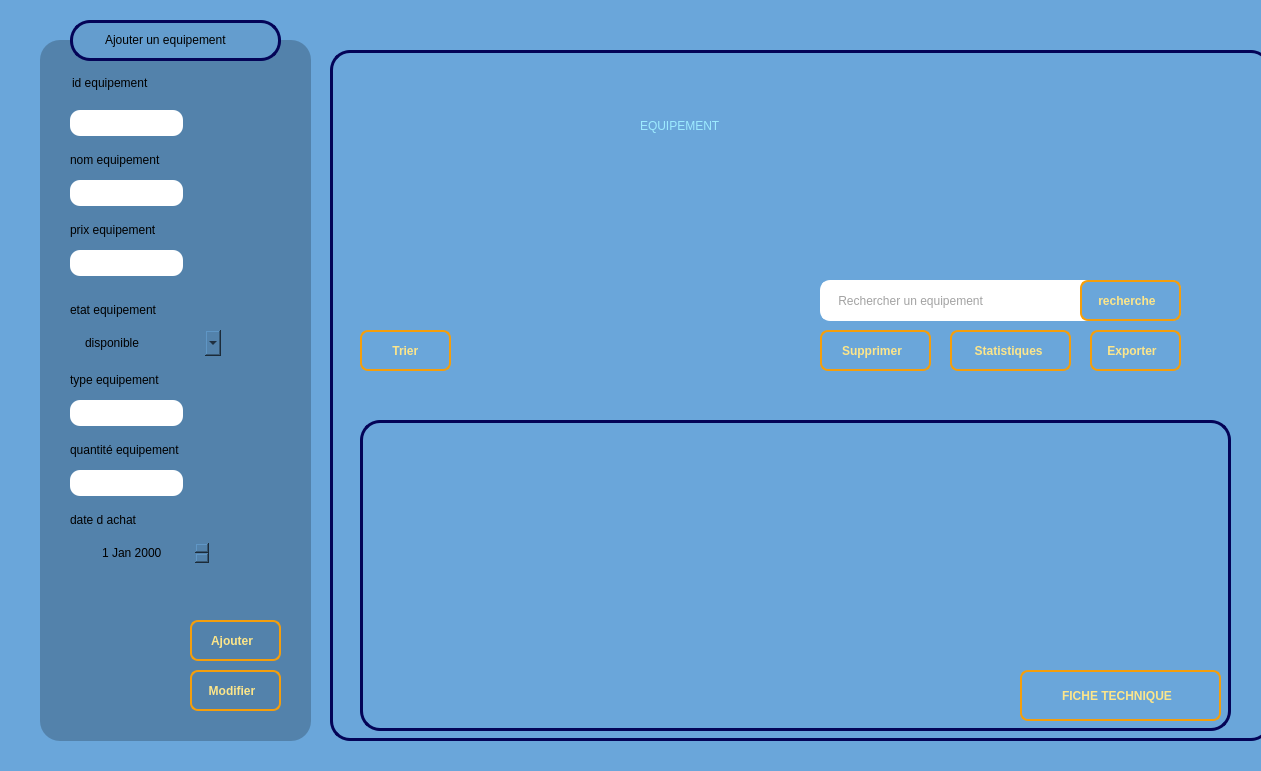
   <widget class="QWidget" name="Formateur_8" native="true">
    <property name="geometry">
     <rect>
      <x>220</x>
      <y>20</y>
      <width>1261</width>
      <height>771</height>
     </rect>
    </property>
    <property name="maximumSize">
     <size>
      <width>2000</width>
      <height>2000</height>
     </size>
    </property>
    <property name="baseSize">
     <size>
      <width>1000</width>
      <height>1000</height>
     </size>
    </property>
    <property name="mouseTracking">
     <bool>false</bool>
    </property>
    <property name="tabletTracking">
     <bool>false</bool>
    </property>
    <property name="autoFillBackground">
     <bool>false</bool>
    </property>
    <property name="styleSheet">
     <string notr="true">background-color: rgb(106, 166, 218);

border-radius:30px;</string>
    </property>
    <widget class="QFrame" name="frame_20">
     <property name="geometry">
      <rect>
       <x>40</x>
       <y>40</y>
       <width>271</width>
       <height>701</height>
      </rect>
     </property>
     <property name="styleSheet">
      <string notr="true">background-color: rgb(58, 196, 255);
background-color: rgb(83, 130, 171);
border-radius:20px;

</string>
     </property>
     <property name="frameShape">
      <enum>QFrame::Shape::NoFrame</enum>
     </property>
     <widget class="QLineEdit" name="idEquipement">
      <property name="geometry">
       <rect>
        <x>30</x>
        <y>70</y>
        <width>113</width>
        <height>26</height>
       </rect>
      </property>
      <property name="styleSheet">
       <string notr="true">background-color: rgb(255, 255, 255);
color: rgb(0, 0, 0);
border-radius:10px;
</string>
      </property>
      <property name="maxLength">
       <number>8</number>
      </property>
     </widget>
     <widget class="QLabel" name="label_prenom_11">
      <property name="geometry">
       <rect>
        <x>30</x>
        <y>180</y>
        <width>181</width>
        <height>20</height>
       </rect>
      </property>
      <property name="text">
       <string>prix equipement</string>
      </property>
     </widget>
     <widget class="QLineEdit" name="nomEquipement">
      <property name="geometry">
       <rect>
        <x>30</x>
        <y>140</y>
        <width>113</width>
        <height>26</height>
       </rect>
      </property>
      <property name="styleSheet">
       <string notr="true">background-color: rgb(255, 255, 255);
border-radius:10px;</string>
      </property>
      <property name="maxLength">
       <number>20</number>
      </property>
     </widget>
     <widget class="QLineEdit" name="prixEquipement">
      <property name="geometry">
       <rect>
        <x>30</x>
        <y>210</y>
        <width>113</width>
        <height>26</height>
       </rect>
      </property>
      <property name="styleSheet">
       <string notr="true">background-color: rgb(255, 255, 255);
border-radius:10px;</string>
      </property>
     </widget>
     <widget class="QPushButton" name="ajouterEquipement">
      <property name="geometry">
       <rect>
        <x>150</x>
        <y>580</y>
        <width>91</width>
        <height>41</height>
       </rect>
      </property>
      <property name="styleSheet">
       <string notr="true">QPushButton {
    background: qlineargradient(x1:0, y1:0, x2:0, y2:1,
                                stop:0 #1E3A8A, 
                                stop:1 #1E40AF);
    color: #FDE68A;
    border: 2px solid #F59E0B;
    border-radius: 8px;
    padding: 8px 15px 8px 8px;
    font-weight: bold;
    spacing: 5px;
}

QPushButton:hover {
    background: qlineargradient(x1:0, y1:0, x2:0, y2:1,
                                stop:0 #F59E0B, 
                                stop:1 #FBBF24);
    color: #1E3A8A;
    border: 2px solid #1E40AF;
}

QPushButton:pressed {
    background: qlineargradient(x1:0, y1:0, x2:0, y2:1,
                                stop:0 #D97706, 
                                stop:1 #F59E0B);
    color: #1E3A8A;
}</string>
      </property>
      <property name="text">
       <string>Ajouter</string>
      </property>
     </widget>
     <widget class="QLabel" name="label_cin_13">
      <property name="geometry">
       <rect>
        <x>30</x>
        <y>110</y>
        <width>201</width>
        <height>20</height>
       </rect>
      </property>
      <property name="text">
       <string>nom equipement</string>
      </property>
     </widget>
     <widget class="QLabel" name="label_prenom_14">
      <property name="geometry">
       <rect>
        <x>30</x>
        <y>260</y>
        <width>181</width>
        <height>20</height>
       </rect>
      </property>
      <property name="text">
       <string>etat equipement</string>
      </property>
     </widget>
     <widget class="QLineEdit" name="typeEquipement">
      <property name="geometry">
       <rect>
        <x>30</x>
        <y>360</y>
        <width>113</width>
        <height>26</height>
       </rect>
      </property>
      <property name="styleSheet">
       <string notr="true">background-color: rgb(255, 255, 255);
border-radius:10px;</string>
      </property>
     </widget>
     <widget class="QLabel" name="label_prenom_15">
      <property name="geometry">
       <rect>
        <x>30</x>
        <y>330</y>
        <width>181</width>
        <height>20</height>
       </rect>
      </property>
      <property name="text">
       <string>type equipement</string>
      </property>
     </widget>
     <widget class="QLineEdit" name="quantiteEquipement">
      <property name="geometry">
       <rect>
        <x>30</x>
        <y>430</y>
        <width>113</width>
        <height>26</height>
       </rect>
      </property>
      <property name="styleSheet">
       <string notr="true">background-color: rgb(255, 255, 255);
border-radius:10px;</string>
      </property>
     </widget>
     <widget class="QLabel" name="label_prenom_16">
      <property name="geometry">
       <rect>
        <x>30</x>
        <y>400</y>
        <width>181</width>
        <height>20</height>
       </rect>
      </property>
      <property name="text">
       <string>quantité equipement</string>
      </property>
     </widget>
     <widget class="QComboBox" name="etatEquipement">
      <property name="geometry">
       <rect>
        <x>40</x>
        <y>290</y>
        <width>141</width>
        <height>26</height>
       </rect>
      </property>
      <item>
       <property name="text">
        <string>disponible</string>
       </property>
      </item>
      <item>
       <property name="text">
        <string>reservé</string>
       </property>
      </item>
      <item>
       <property name="text">
        <string>en panne</string>
       </property>
      </item>
     </widget>
     <widget class="QLabel" name="labelprenom18">
      <property name="geometry">
       <rect>
        <x>30</x>
        <y>470</y>
        <width>181</width>
        <height>20</height>
       </rect>
      </property>
      <property name="text">
       <string>date d achat</string>
      </property>
     </widget>
     <widget class="QDateEdit" name="datEquipement">
      <property name="geometry">
       <rect>
        <x>60</x>
        <y>500</y>
        <width>110</width>
        <height>26</height>
       </rect>
      </property>
     </widget>
     <widget class="QLineEdit" name="lineEdit">
      <property name="geometry">
       <rect>
        <x>30</x>
        <y>30</y>
        <width>113</width>
        <height>26</height>
       </rect>
      </property>
      <property name="text">
       <string>id equipement</string>
      </property>
     </widget>
     <widget class="QPushButton" name="ModifierEquipement">
      <property name="geometry">
       <rect>
        <x>150</x>
        <y>630</y>
        <width>91</width>
        <height>41</height>
       </rect>
      </property>
      <property name="styleSheet">
       <string notr="true">QPushButton {
    background: qlineargradient(x1:0, y1:0, x2:0, y2:1,
                                stop:0 #1E3A8A, 
                                stop:1 #1E40AF);
    color: #FDE68A;
    border: 2px solid #F59E0B;
    border-radius: 8px;
    padding: 8px 15px 8px 8px;
    font-weight: bold;
    spacing: 5px;
}

QPushButton:hover {
    background: qlineargradient(x1:0, y1:0, x2:0, y2:1,
                                stop:0 #F59E0B, 
                                stop:1 #FBBF24);
    color: #1E3A8A;
    border: 2px solid #1E40AF;
}

QPushButton:pressed {
    background: qlineargradient(x1:0, y1:0, x2:0, y2:1,
                                stop:0 #D97706, 
                                stop:1 #F59E0B);
    color: #1E3A8A;
}
</string>
      </property>
      <property name="text">
       <string>Modifier</string>
      </property>
     </widget>
    </widget>
    <widget class="QFrame" name="frame_21">
     <property name="geometry">
      <rect>
       <x>70</x>
       <y>20</y>
       <width>211</width>
       <height>41</height>
      </rect>
     </property>
     <property name="styleSheet">
      <string notr="true">background-color: rgb(100, 157, 206);
border: 3px solid #040457;
border-radius:20px;</string>
     </property>
     <property name="frameShape">
      <enum>QFrame::Shape::NoFrame</enum>
     </property>
     <widget class="QLabel" name="label_embauhe_15">
      <property name="geometry">
       <rect>
        <x>30</x>
        <y>10</y>
        <width>161</width>
        <height>20</height>
       </rect>
      </property>
      <property name="styleSheet">
       <string notr="true">background-color: rgb(100, 157, 206);
border: 2px solid #649dce;
</string>
      </property>
      <property name="text">
       <string>Ajouter un equipement</string>
      </property>
     </widget>
    </widget>
    <widget class="QFrame" name="frame_22">
     <property name="geometry">
      <rect>
       <x>330</x>
       <y>50</y>
       <width>941</width>
       <height>691</height>
      </rect>
     </property>
     <property name="styleSheet">
      <string notr="true">border: 3px solid #040457;
border-radius:20px;
</string>
     </property>
     <property name="frameShape">
      <enum>QFrame::Shape::NoFrame</enum>
     </property>
     <widget class="QLineEdit" name="RechercheEquipement">
      <property name="geometry">
       <rect>
        <x>490</x>
        <y>230</y>
        <width>361</width>
        <height>41</height>
       </rect>
      </property>
      <property name="styleSheet">
       <string notr="true">background-color: rgb(255, 255, 255);
border-radius:10px;
border: 3px solid #ffffff;
color: rgb(162, 162, 162);</string>
      </property>
      <property name="text">
       <string>    Rechercher un equipement</string>
      </property>
     </widget>
     <widget class="QPushButton" name="SupprimerEquipement">
      <property name="geometry">
       <rect>
        <x>490</x>
        <y>280</y>
        <width>111</width>
        <height>41</height>
       </rect>
      </property>
      <property name="styleSheet">
       <string notr="true">QPushButton {
    background: qlineargradient(x1:0, y1:0, x2:0, y2:1,
                                stop:0 #1E3A8A, 
                                stop:1 #1E40AF);
    color: #FDE68A;
    border: 2px solid #F59E0B;
    border-radius: 8px;
    padding: 8px 15px 8px 8px;
    font-weight: bold;
    spacing: 5px;
}

QPushButton:hover {
    background: qlineargradient(x1:0, y1:0, x2:0, y2:1,
                                stop:0 #F59E0B, 
                                stop:1 #FBBF24);
    color: #1E3A8A;
    border: 2px solid #1E40AF;
}

QPushButton:pressed {
    background: qlineargradient(x1:0, y1:0, x2:0, y2:1,
                                stop:0 #D97706, 
                                stop:1 #F59E0B);
    color: #1E3A8A;
}</string>
      </property>
      <property name="text">
       <string>Supprimer</string>
      </property>
      <property name="icon">
       <iconset>
        <normaloff>:/img/poubelle.png</normaloff>:/img/poubelle.png</iconset>
      </property>
     </widget>
     <widget class="QPushButton" name="pushButton_23">
      <property name="geometry">
       <rect>
        <x>30</x>
        <y>280</y>
        <width>91</width>
        <height>41</height>
       </rect>
      </property>
      <property name="styleSheet">
       <string notr="true">QPushButton {
    background: qlineargradient(x1:0, y1:0, x2:0, y2:1,
                                stop:0 #1E3A8A, 
                                stop:1 #1E40AF);
    color: #FDE68A;
    border: 2px solid #F59E0B;
    border-radius: 8px;
    padding: 8px 15px 8px 8px;
    font-weight: bold;
    spacing: 5px;
}

QPushButton:hover {
    background: qlineargradient(x1:0, y1:0, x2:0, y2:1,
                                stop:0 #F59E0B, 
                                stop:1 #FBBF24);
    color: #1E3A8A;
    border: 2px solid #1E40AF;
}

QPushButton:pressed {
    background: qlineargradient(x1:0, y1:0, x2:0, y2:1,
                                stop:0 #D97706, 
                                stop:1 #F59E0B);
    color: #1E3A8A;
}
</string>
      </property>
      <property name="text">
       <string>  Trier</string>
      </property>
      <property name="icon">
       <iconset>
        <normaloff>:/img/trie.png</normaloff>:/img/trie.png</iconset>
      </property>
      <property name="autoRepeatInterval">
       <number>97</number>
      </property>
     </widget>
     <widget class="QPushButton" name="pushButton_24">
      <property name="geometry">
       <rect>
        <x>850</x>
        <y>630</y>
        <width>41</width>
        <height>31</height>
       </rect>
      </property>
      <property name="styleSheet">
       <string notr="true">QPushButton{
background-color: rgb(255, 255, 255);
border-radius:10px;
border: 3px solid #ffffff;
}
QPushButton:hover{
	background-color: rgb(220, 220, 220);
	color: rgb(90, 90, 90);

	border-radius:10px;
}
</string>
      </property>
      <property name="text">
       <string/>
      </property>
      <property name="icon">
       <iconset>
        <normaloff>:/img/download.png</normaloff>:/img/download.png</iconset>
      </property>
     </widget>
     <widget class="QPushButton" name="pushButton_stat_7">
      <property name="geometry">
       <rect>
        <x>760</x>
        <y>280</y>
        <width>91</width>
        <height>41</height>
       </rect>
      </property>
      <property name="styleSheet">
       <string notr="true">QPushButton {
    background: qlineargradient(x1:0, y1:0, x2:0, y2:1,
                                stop:0 #1E3A8A, 
                                stop:1 #1E40AF);
    color: #FDE68A;
    border: 2px solid #F59E0B;
    border-radius: 8px;
    padding: 8px 15px 8px 8px;
    font-weight: bold;
    spacing: 5px;
}

QPushButton:hover {
    background: qlineargradient(x1:0, y1:0, x2:0, y2:1,
                                stop:0 #F59E0B, 
                                stop:1 #FBBF24);
    color: #1E3A8A;
    border: 2px solid #1E40AF;
}

QPushButton:pressed {
    background: qlineargradient(x1:0, y1:0, x2:0, y2:1,
                                stop:0 #D97706, 
                                stop:1 #F59E0B);
    color: #1E3A8A;
}</string>
      </property>
      <property name="text">
       <string>Exporter</string>
      </property>
      <property name="icon">
       <iconset>
        <normaloff>:/img/money.png</normaloff>:/img/money.png</iconset>
      </property>
     </widget>
     <widget class="QLabel" name="label_6">
      <property name="geometry">
       <rect>
        <x>310</x>
        <y>50</y>
        <width>331</width>
        <height>51</height>
       </rect>
      </property>
      <property name="styleSheet">
       <string notr="true">background-color: rgb(106, 166, 218);
color: rgb(83, 130, 171);
color: rgb(157, 235, 255);
border: none;
font: 30pt &quot;Rockwell&quot;;</string>
      </property>
      <property name="text">
       <string>EQUIPEMENT</string>
      </property>
     </widget>
     <widget class="QPushButton" name="pushButton_stat_8">
      <property name="geometry">
       <rect>
        <x>620</x>
        <y>280</y>
        <width>121</width>
        <height>41</height>
       </rect>
      </property>
      <property name="styleSheet">
       <string notr="true">QPushButton {
    background: qlineargradient(x1:0, y1:0, x2:0, y2:1,
                                stop:0 #1E3A8A, 
                                stop:1 #1E40AF);
    color: #FDE68A;
    border: 2px solid #F59E0B;
    border-radius: 8px;
    padding: 8px 15px 8px 8px;
    font-weight: bold;
    spacing: 5px;
}

QPushButton:hover {
    background: qlineargradient(x1:0, y1:0, x2:0, y2:1,
                                stop:0 #F59E0B, 
                                stop:1 #FBBF24);
    color: #1E3A8A;
    border: 2px solid #1E40AF;
}

QPushButton:pressed {
    background: qlineargradient(x1:0, y1:0, x2:0, y2:1,
                                stop:0 #D97706, 
                                stop:1 #F59E0B);
    color: #1E3A8A;
}
</string>
      </property>
      <property name="text">
       <string> Statistiques</string>
      </property>
      <property name="icon">
       <iconset>
        <normaloff>:/img/stat.png</normaloff>:/img/stat.png</iconset>
      </property>
     </widget>
     <widget class="QTableView" name="tableView_Equipement">
      <property name="geometry">
       <rect>
        <x>30</x>
        <y>370</y>
        <width>871</width>
        <height>311</height>
       </rect>
      </property>
     </widget>
     <widget class="QPushButton" name="rechercherEquipement">
      <property name="geometry">
       <rect>
        <x>750</x>
        <y>230</y>
        <width>101</width>
        <height>41</height>
       </rect>
      </property>
      <property name="styleSheet">
       <string notr="true">QPushButton {
    background: qlineargradient(x1:0, y1:0, x2:0, y2:1,
                                stop:0 #1E3A8A, 
                                stop:1 #1E40AF);
    color: #FDE68A;
    border: 2px solid #F59E0B;
    border-radius: 8px;
    padding: 8px 15px 8px 8px;
    font-weight: bold;
    spacing: 5px;
}

QPushButton:hover {
    background: qlineargradient(x1:0, y1:0, x2:0, y2:1,
                                stop:0 #F59E0B, 
                                stop:1 #FBBF24);
    color: #1E3A8A;
    border: 2px solid #1E40AF;
}

QPushButton:pressed {
    background: qlineargradient(x1:0, y1:0, x2:0, y2:1,
                                stop:0 #D97706, 
                                stop:1 #F59E0B);
    color: #1E3A8A;
}</string>
      </property>
      <property name="text">
       <string>recherche</string>
      </property>
      <property name="icon">
       <iconset>
        <normaloff>:/img/glass.png</normaloff>:/img/glass.png</iconset>
      </property>
      <property name="iconSize">
       <size>
        <width>20</width>
        <height>20</height>
       </size>
      </property>
     </widget>
     <widget class="QPushButton" name="ficheTechnique">
      <property name="geometry">
       <rect>
        <x>690</x>
        <y>620</y>
        <width>201</width>
        <height>51</height>
       </rect>
      </property>
      <property name="styleSheet">
       <string notr="true">QPushButton {
    background: qlineargradient(x1:0, y1:0, x2:0, y2:1,
                                stop:0 #1E3A8A, 
                                stop:1 #1E40AF);
    color: #FDE68A;
    border: 2px solid #F59E0B;
    border-radius: 8px;
    padding: 8px 15px 8px 8px;
    font-weight: bold;
    spacing: 5px;
}

QPushButton:hover {
    background: qlineargradient(x1:0, y1:0, x2:0, y2:1,
                                stop:0 #F59E0B, 
                                stop:1 #FBBF24);
    color: #1E3A8A;
    border: 2px solid #1E40AF;
}

QPushButton:pressed {
    background: qlineargradient(x1:0, y1:0, x2:0, y2:1,
                                stop:0 #D97706, 
                                stop:1 #F59E0B);
    color: #1E3A8A;
}</string>
      </property>
      <property name="text">
       <string>FICHE TECHNIQUE</string>
      </property>
     </widget>
    </widget>
   </widget>
